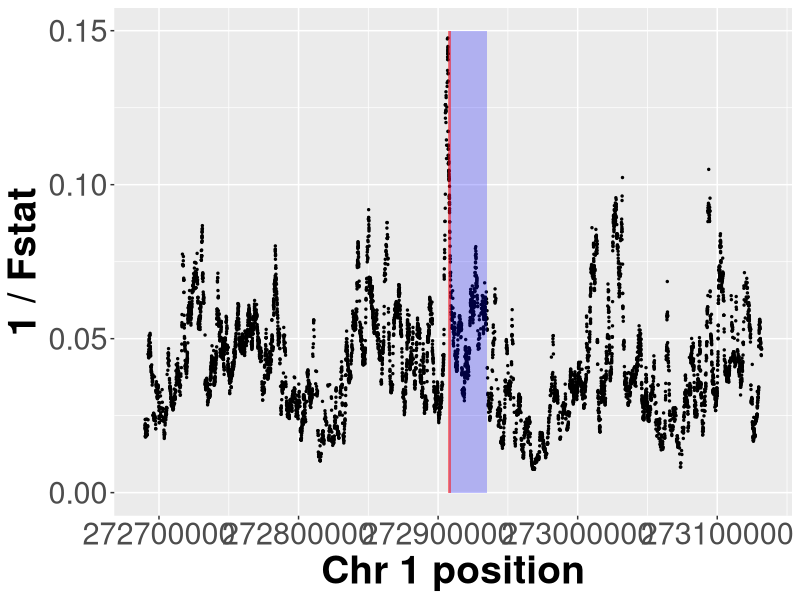

This figure's R source:

library(ggplot2)

MF_test_2000 <- read.csv("MF_test_2000.txt", sep="")
str(MF_test_2000)
 
ggplot(MF_test_2000, aes(x = MF_test_2000$ID, y = MF_test_2000$X1.MFbreed)) + geom_point(size = 0.5) + 
  labs(x  = "Chr 1 position", y = "1 / Fstat") +
  theme(axis.title = element_text(size = 28, face = "bold"),axis.text.x = element_text(size = 22),axis.text.y = element_text(size = 22)) +
  annotate("rect", xmin=272908137, xmax=272935316,ymin=0,ymax=0.15,alpha=0.25,fill="blue") +
  annotate("rect", xmin=272907137, xmax=272909487,ymin=0,ymax=0.15,alpha=0.5,fill="red")

